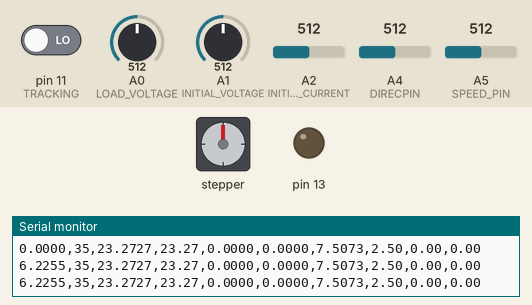
A sketch run on a simulated Arduino Leonardo, built with avr-gcc and run on an emulated ATmega32U4. On the bench: stepper motor, output pins drawn as LEDs (lit = HIGH), the last lines printed to the serial monitor. The test bench sets the inputs (shaded band); at power-on: A4 (DIRECPIN) = 512, A0 (LOAD_VOLTAGE) = 512, pin 11 (TRACKING) LOW, A1 (INITIAL_VOLTAGE) = 512, A2 (INITIAL_CURRENT) = 512, A5 (SPEED_PIN) = 512. Stepper angles assume 4096 steps per turn.

Above: at 1.2 s.
1.3 s: A4 (DIRECPIN) set to 419
At 2.2 s:
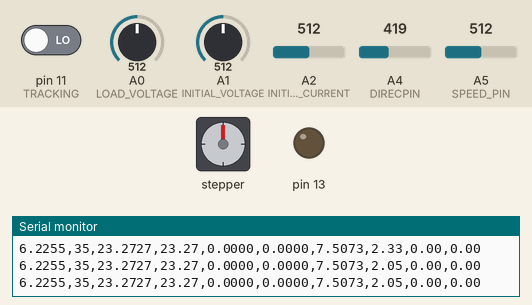
4.3 s: A4 (DIRECPIN) set to 405
At 6.9 s:
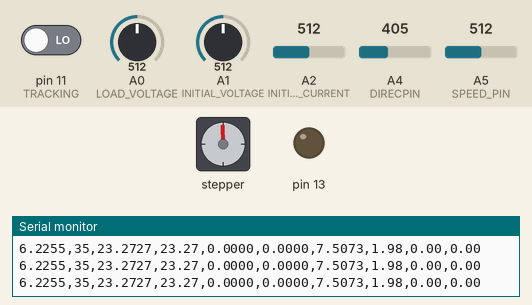
7.3 s: A0 (LOAD_VOLTAGE) set to 345
10.3 s: A0 (LOAD_VOLTAGE) set to 320
At 21.7 s:
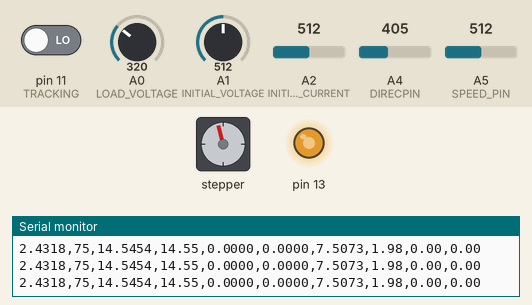
Timing chart, 0 to 22.3 s (numbered marks = the images above; inputs shaded):
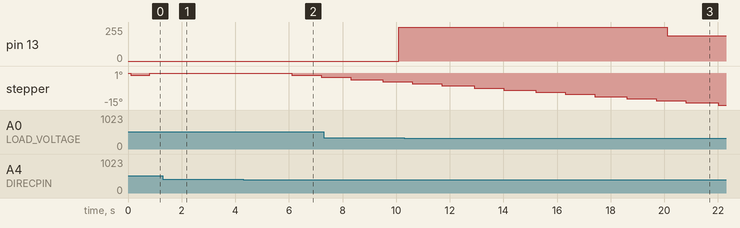

Measured:
- the behaviour switches between 331 and 330 on A0 (LOAD_VOLTAGE) (found by bisection; images 2 and 3)
- after the input at 1.3 s, stepper: stops changing and stays 0°
- after the input at 4.3 s, stepper: goes -1° 1.1 s, then -2°, starting after 1.8 s
- after the input at 10.3 s, pin 13: 255/255 → 191/255 after 9.8 s

The sketch:

mainv2.ino
```cpp
// Using an interrupt for the stepper motot, now bipolar (h bridge driven)
// using the timer registers for PWM out put
// synchronous update every __ seconds

// timer 4 PWM trigger
// timer 1 altserial
// timer 3 interrupt

// -------------  //
// AR PIN SETUP  //
// ------------- //

/*
Stepper motor 4 pins on the L298 left to right Pins 2,3,4,7
Pin 13 is PWM
*/

#include <TimerOne.h> // timer interrupt
#include <Stepper.h> //
#include <Unistep2.h> // non blocking stepper motor
#include <AltSoftSerial.h>

/*http://r6500.blogspot.com/2014/12/fast-pwm-on-arduino-leonardo.html */
// Frequency modes for TIMER4
#define PWM187k 1   // 187500 Hz
#define PWM94k  2   //  93750 Hz
#define PWM47k  3   //  46875 Hz // using this
#define PWM23k  4   //  23437 Hz
#define PWM12k  5   //  11719 Hz
#define PWM6k   6   //   5859 Hz
#define PWM3k   7   //   2930 Hz

// Direct PWM change variables
#define PWM6        OCR4D
#define PWM13       OCR4A
// Terminal count
#define PWM6_13_MAX OCR4C

#define DUTY2PWM(x)  ((255*(x))/100)

#define STEPS 200 // the number of steps in one revolution of your motor (28BYJ-48)

// PINS FOR READING< DIRECTLY ON PCB
#define DIRECPIN 4
#define LOAD_VOLTAGE 0
#define INITIAL_VOLTAGE 1
#define INITIAL_CURRENT 2
#define SPEED_PIN 5
#define TRACKING 11

#define POWER_DIFF 0.02
#define LOAD_RESISTANCE 87.0

#define center_low 1.98
#define center_high 2.30

Unistep2 stepperX(2,4,3,7, STEPS, 10000); // non blocking bipolar stepper motor
    // connections with the L298
     // red to green A
     // blue to green B
     // green to red A
     // black to red B
     // stepper motor 4 pins on the L298 left to right pins 2,3,4,7

AltSoftSerial altSerial; // pin 5 for transmitting
// PWM at pin 6

// variable declaration
int previous_direction = 0;
int val_direction = 0;
int step_direction = 0;
int dutycycle = 35;
float maxPower = 0, minPower = 99 , avgPower = 0 , totalE = 0 , power = 0;
float read_voltage = 0.0;
float read_current = 0.0;
float read_voltage_avg = 0.0;
float read_current_avg = 0.0;
float prev_power = 0.0;
int facing = 0;
int degree = 0;
int  serial_write = 50;
float power_after = 0.0;
float current_after_boost = 0.0;
float load_voltage = 0.0;
float load_voltage_avg = 0.0;

float prev_load_voltage = 0.0;
float speed_rpm = 0.0, speed2 = 0.0;

float load_voltage_sum = 0.0;
float read_current_sum = 0.0;
float read_voltage_sum = 0.0;
float current_position_sum = 0.0;
float speed_sum = 0.0;

float load_voltage_sum_2 = 0.0;
float read_current_sum_2 = 0.0;
float read_voltage_sum_2 = 0.0;
float speed_sum_2 = 0.0;

float power_after_sum = 0.0;

int high_enough = 0;
int steady = 0;
int n = 0, i = 0, t = 0, s = 0, v = 0, p = 0;
int inc = 1;
int dec = 0;

float current_position = 0;

float freq;
boolean ir_sensor, prev_ir_sensor;
long num = 0;
float prev = 0.0;


// -------------------------  //
// PWM HARDWARE TIMER CONFIG  // -------- -------- -------- -------- --------
// -------------------------- //
// Configure the PWM clock
// The argument is one of the 7 previously defined modes
void pwm613configure(int mode)
{
  // TCCR4A configuration
  TCCR4A=0;
  // TCCR4B configuration
  TCCR4B=mode;
  // TCCR4C configuration
  TCCR4C=0;
  // TCCR4D configuration
  TCCR4D=0;
  // TCCR4D configuration
  TCCR4D=0;
  // PLL Configuration
  // Use 96MHz / 2 = 48MHz
  PLLFRQ=(PLLFRQ&0xCF)|0x30;
  // PLLFRQ=(PLLFRQ&0xCF)|0x10; // Will double all frequencies
  // Terminal count for Timer 4 PWM
  OCR4C=255;
}

// -------- //
// PWM SET  // -------- -------- -------- -------- -------- --------
// -------- //
// Set PWM to D9
// Argument is PWM between 0 and 255
// Set PWM to D13 (Timer4 A)
// Argument is PWM between 0 and 255
void pwmSet13(int value)
{
OCR4A=value;   // Set PWM value
DDRC|=1<<7;    // Set Output Mode C7
TCCR4A=0x82;  // Activate channel A
}

// ------------  //
// INITIAL SETUP // -------- -------- -------- -------- -------- -------- --------
// ------------- //

void setup(void)
{
  Timer1.initialize(100000); //interrupt every 0.1 second
  Timer1.attachInterrupt(turbine_ISR);
  pwm613configure(PWM94k); // configure pin 6 for PWM using hardware registers at 94kHz
  Serial.begin(9600);
  pinMode(TRACKING, INPUT); // set trackingPin as INPUT
}

// --------  //
// MAIN LOOP //  -------- -------- -------- -------- -------- -------- --------
// --------- //

void loop(void)
{
  stepperX.run(); // have to run for the nonblocking motor
  read_direc(); // get all values
}

// ------------------------  //
// READ CURRENT AND VOLTAGE  //  -------- -------- -------- -------- -------- -------- --------
// ------------------------- //

float digvolt(int digital) {
    return digital*5.0/1023.0; // digital to voltage
}

float digcurr(float digital) {
    return (-1.0778*digital + 2.6541); // current sensor equation experimentally found
}

void read_direc() {
  // read direction with averaging
  read_voltage_sum = read_voltage_sum + digvolt(analogRead(INITIAL_VOLTAGE))*3.0; // obtained via voltage divider
  read_current_sum = read_current_sum +  digcurr(digvolt(analogRead(INITIAL_CURRENT)));
  load_voltage_sum = load_voltage_sum + digvolt(analogRead(LOAD_VOLTAGE))*9.3; // obtained via voltage divider
  current_position_sum = digvolt(analogRead(DIRECPIN)) + current_position_sum;
  power_after_sum = (load_voltage * load_voltage / LOAD_RESISTANCE) + power_after_sum;
  speed_sum = speed_sum + digvolt(analogRead(SPEED_PIN));

  n = n + 1;

  if (n == 500) {
    read_voltage = read_voltage_sum/500.0;
    read_current = read_current_sum/500.0;
    if(read_current < 0 ) read_current = 0;
    load_voltage = load_voltage_sum/500.0;
    current_position = current_position_sum/500;
    power_after = power_after_sum/500.0;
    speed2 = speed_sum/500.0; // 97.39*volt + 36.495
    speed_sum_2 = speed_sum_2 + speed2;

    n=0;
    read_voltage_sum = 0.0;
    read_current_sum = 0.0;
    load_voltage_sum = 0.0;
    current_position_sum= 0.0;
    power_after_sum = 0.0;
    speed_sum = 0.0;
    v = v +1;
  }

  // wind speed
  if (v==100) {
    speed_rpm = speed_sum_2/100.0;
    speed_sum_2 = 0;
    v = 0;
  }

  current_after_boost = load_voltage / LOAD_RESISTANCE;
  power = (read_current*read_voltage);

  // MPPT
  t = t+1;
  if (t == 600) {
    prev_load_voltage = load_voltage;
    t = 0;
  }

  // RPM
  ir_sensor = digitalRead(TRACKING); // read the value of tracking module
  if (ir_sensor and ir_sensor!= prev_ir_sensor)
    num++;
  if (abs(millis()- prev) > 5000) {
     prev = millis();
     freq = num/(5.0);
     num = 0;
  }
  prev_ir_sensor = ir_sensor;

}

// ---  //
// ISR // -------- -------- -------- -------- -------- -------- -------- -------- --------
// --- //

void turbine_ISR() {

  change_step(); // direction control

  if (s == 100) { // sampling at 3 second because of large transient
    change_PWM();
    s = 0;
  }
  s = s+1;
  if (p = 100) {
    print_bt(); // print to serial
    p =0;
  }
  p = p +1;
}

void change_step(void)
{
    if ( stepperX.stepsToGo() == 0 and (current_position < center_low)){ // If stepsToGo returns 0 the stepper is not moving
      stepperX.move(-1);  // move right
    }
    if ( stepperX.stepsToGo() == 0 and (current_position > center_high)){ // If stepsToGo returns 0 the stepper is not moving
      stepperX.move(1);  // move left
    }
}


// ------------------------  //
// CHANGE PWM DEPNT ON POWER  // -------- -------- -------- -------- -------- -------- --------
// ------------------------- //
void change_PWM() {

  // wait till voltage has reached 10 Volts (is spinning fast enough after starting up) once to start changing duty cycle ; and wait to stabilize
  if (load_voltage > 7 && (abs(prev_load_voltage - load_voltage) < 1) ) {
    high_enough = 1; //
  }
  else {
    high_enough = 0;
  }

  if (load_voltage < 3) { // when turning off or wanting to reset
    high_enough = 0;
    dutycycle = 35;
  }

  if (high_enough) {

      if (power > (prev_power + POWER_DIFF) && inc) { // increase duty cycle when power is greater than previous power and rising
          dutycycle = dutycycle + 2;
          prev_power = power;
          inc = 1;
          dec = 0;
      }

      else if (power < (prev_power - POWER_DIFF) && inc) { // decrease duty cycle when power is less than previous power when rising
          dutycycle = dutycycle - 2;
          prev_power = power;
          dec = 1;
          inc = 0;
      }

      else if (power < (prev_power - POWER_DIFF) && dec) { // increase duty cycle when power is less than previous power when decreasing
          dutycycle = dutycycle + 2;
          prev_power = power;
          inc = 1;
          dec = 0;
      }

      else if (power > (prev_power + POWER_DIFF) && dec) { // decrease duty cycle when power is greater than previous power when decreasing
          dutycycle = dutycycle - 2;
          prev_power = power;
          dec = 1;
          inc = 0;
      }

      else {
        dutycycle = dutycycle; // max or min duty then don't change or if power is the same
      }
   // max and min duty cycle that the boost is capable of taking
  if (dutycycle < 30) dutycycle = 30;
  if (dutycycle > 75) dutycycle = 75;

  }
// safe guard
   if (load_voltage > 15) {
    dutycycle = 100;
    high_enough  = 0;
  }
// set pin 13 for PWM output to boost converter
  pwmSet13(DUTY2PWM(dutycycle));

}

// ------------------------  //
// BLUETOOTH SERIAL PRINT    // -------- -------- -------- -------- -------- -------- -------- -------- --------
// ------------------------- //
void print_bt() {
  /* SERIAL PRINTING TO BLUETOOTH */

  String powervals = String(power_after, 4)  + ',' + String(dutycycle)  + ',' + String(load_voltage, 4)+ ',' + String(prev_load_voltage)+ ',' + String(read_current, 4) + ',' + String(power, 4) + ',' + String(read_voltage, 4)+ ',' + String(current_position) + ',' + String(speed_rpm, 2) + ',' + String(freq);

  Serial.println(powervals); // print to python Serial
}
```
